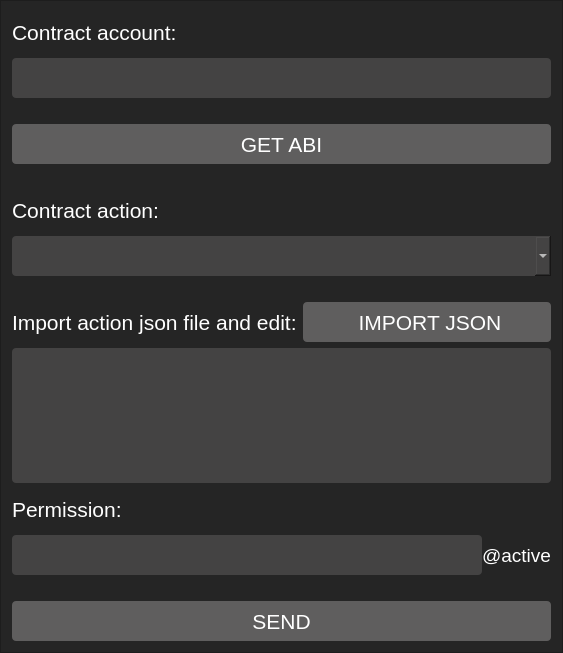
<?xml version="1.0" encoding="UTF-8"?>
<ui version="4.0">
 <class>PushFrame</class>
 <widget class="QFrame" name="PushFrame">
  <property name="geometry">
   <rect>
    <x>0</x>
    <y>0</y>
    <width>563</width>
    <height>653</height>
   </rect>
  </property>
  <property name="maximumSize">
   <size>
    <width>16777215</width>
    <height>16777215</height>
   </size>
  </property>
  <property name="windowTitle">
   <string>Frame</string>
  </property>
  <property name="styleSheet">
   <string notr="true">background-color: rgb(37, 37, 37);
color: rgb(255, 255, 255);</string>
  </property>
  <property name="frameShape">
   <enum>QFrame::StyledPanel</enum>
  </property>
  <property name="frameShadow">
   <enum>QFrame::Raised</enum>
  </property>
  <layout class="QVBoxLayout" name="verticalLayout_2">
   <item>
    <widget class="QLabel" name="labelContractAccount">
     <property name="minimumSize">
      <size>
       <width>0</width>
       <height>40</height>
      </size>
     </property>
     <property name="font">
      <font>
       <family>Arial</family>
       <pointsize>16</pointsize>
      </font>
     </property>
     <property name="styleSheet">
      <string notr="true">background-color: rgb(37, 37, 37);
color: rgb(255, 255, 255);</string>
     </property>
     <property name="text">
      <string>Contract account:</string>
     </property>
    </widget>
   </item>
   <item>
    <widget class="QLineEdit" name="lineEditContractAccount">
     <property name="minimumSize">
      <size>
       <width>0</width>
       <height>40</height>
      </size>
     </property>
     <property name="font">
      <font>
       <family>Arial</family>
       <pointsize>14</pointsize>
      </font>
     </property>
     <property name="styleSheet">
      <string notr="true">background-color: rgb(68, 67, 67);
color: rgb(255, 255, 255);
border-radius: 4px;</string>
     </property>
     <property name="placeholderText">
      <string/>
     </property>
    </widget>
   </item>
   <item>
    <spacer name="verticalSpacer">
     <property name="orientation">
      <enum>Qt::Vertical</enum>
     </property>
     <property name="sizeType">
      <enum>QSizePolicy::Fixed</enum>
     </property>
     <property name="sizeHint" stdset="0">
      <size>
       <width>20</width>
       <height>20</height>
      </size>
     </property>
    </spacer>
   </item>
   <item>
    <widget class="QPushButton" name="pushButtonGetAbi">
     <property name="minimumSize">
      <size>
       <width>0</width>
       <height>40</height>
      </size>
     </property>
     <property name="maximumSize">
      <size>
       <width>16777215</width>
       <height>16777215</height>
      </size>
     </property>
     <property name="font">
      <font>
       <family>Arial</family>
       <pointsize>16</pointsize>
      </font>
     </property>
     <property name="styleSheet">
      <string notr="true">background-color: rgb(95, 94, 94);
color: rgb(255, 255, 255);
border-radius: 4px;</string>
     </property>
     <property name="text">
      <string>GET ABI</string>
     </property>
    </widget>
   </item>
   <item>
    <spacer name="verticalSpacer_3">
     <property name="orientation">
      <enum>Qt::Vertical</enum>
     </property>
     <property name="sizeType">
      <enum>QSizePolicy::Fixed</enum>
     </property>
     <property name="sizeHint" stdset="0">
      <size>
       <width>20</width>
       <height>20</height>
      </size>
     </property>
    </spacer>
   </item>
   <item>
    <widget class="QLabel" name="labelContractAction">
     <property name="minimumSize">
      <size>
       <width>0</width>
       <height>40</height>
      </size>
     </property>
     <property name="font">
      <font>
       <family>Arial</family>
       <pointsize>16</pointsize>
      </font>
     </property>
     <property name="styleSheet">
      <string notr="true">background-color: rgb(37, 37, 37);
color: rgb(255, 255, 255);</string>
     </property>
     <property name="text">
      <string>Contract action:</string>
     </property>
    </widget>
   </item>
   <item>
    <widget class="QComboBox" name="comboBoxContractAction">
     <property name="minimumSize">
      <size>
       <width>0</width>
       <height>40</height>
      </size>
     </property>
     <property name="font">
      <font>
       <family>Arial</family>
       <pointsize>14</pointsize>
      </font>
     </property>
     <property name="styleSheet">
      <string notr="true">background-color: rgb(68, 67, 67);
color: rgb(255, 255, 255);
border-radius: 4px;</string>
     </property>
    </widget>
   </item>
   <item>
    <spacer name="verticalSpacer_2">
     <property name="orientation">
      <enum>Qt::Vertical</enum>
     </property>
     <property name="sizeType">
      <enum>QSizePolicy::Fixed</enum>
     </property>
     <property name="sizeHint" stdset="0">
      <size>
       <width>20</width>
       <height>20</height>
      </size>
     </property>
    </spacer>
   </item>
   <item>
    <layout class="QHBoxLayout" name="horizontalLayout">
     <item>
      <widget class="QLabel" name="labelContractAction_2">
       <property name="minimumSize">
        <size>
         <width>0</width>
         <height>40</height>
        </size>
       </property>
       <property name="font">
        <font>
         <family>Arial</family>
         <pointsize>16</pointsize>
        </font>
       </property>
       <property name="styleSheet">
        <string notr="true">background-color: rgb(37, 37, 37);
color: rgb(255, 255, 255);</string>
       </property>
       <property name="text">
        <string>Import action json file and edit:</string>
       </property>
      </widget>
     </item>
     <item>
      <widget class="QPushButton" name="pushButtonImportFile">
       <property name="minimumSize">
        <size>
         <width>0</width>
         <height>40</height>
        </size>
       </property>
       <property name="maximumSize">
        <size>
         <width>16777215</width>
         <height>16777215</height>
        </size>
       </property>
       <property name="font">
        <font>
         <family>Arial</family>
         <pointsize>16</pointsize>
        </font>
       </property>
       <property name="styleSheet">
        <string notr="true">background-color: rgb(95, 94, 94);
color: rgb(255, 255, 255);
border-radius: 4px;</string>
       </property>
       <property name="text">
        <string> IMPORT JSON</string>
       </property>
      </widget>
     </item>
    </layout>
   </item>
   <item>
    <widget class="QTextEdit" name="textEditAction">
     <property name="font">
      <font>
       <family>Arial</family>
       <pointsize>14</pointsize>
      </font>
     </property>
     <property name="styleSheet">
      <string notr="true">background-color: rgb(68, 67, 67);
color: rgb(255, 255, 255);
border-radius: 4px;</string>
     </property>
     <property name="placeholderText">
      <string/>
     </property>
    </widget>
   </item>
   <item>
    <widget class="QLabel" name="label">
     <property name="minimumSize">
      <size>
       <width>0</width>
       <height>40</height>
      </size>
     </property>
     <property name="font">
      <font>
       <family>Arial</family>
       <pointsize>16</pointsize>
      </font>
     </property>
     <property name="styleSheet">
      <string notr="true">background-color: rgb(37, 37, 37);
color: rgb(255, 255, 255);</string>
     </property>
     <property name="text">
      <string>Permission:</string>
     </property>
    </widget>
   </item>
   <item>
    <layout class="QHBoxLayout" name="horizontalLayout_2">
     <property name="spacing">
      <number>0</number>
     </property>
     <item>
      <widget class="QLineEdit" name="lineEditPermission">
       <property name="minimumSize">
        <size>
         <width>0</width>
         <height>40</height>
        </size>
       </property>
       <property name="font">
        <font>
         <family>Arial</family>
         <pointsize>14</pointsize>
        </font>
       </property>
       <property name="styleSheet">
        <string notr="true">background-color: rgb(68, 67, 67);
color: rgb(255, 255, 255);
border-radius: 4px;</string>
       </property>
      </widget>
     </item>
     <item>
      <widget class="QLabel" name="label_2">
       <property name="minimumSize">
        <size>
         <width>0</width>
         <height>40</height>
        </size>
       </property>
       <property name="maximumSize">
        <size>
         <width>16777215</width>
         <height>40</height>
        </size>
       </property>
       <property name="font">
        <font>
         <family>Arial</family>
         <pointsize>14</pointsize>
        </font>
       </property>
       <property name="styleSheet">
        <string notr="true">background-color: rgb(37, 37, 37);
color: rgb(255, 255, 255);</string>
       </property>
       <property name="text">
        <string>@active</string>
       </property>
      </widget>
     </item>
    </layout>
   </item>
   <item>
    <spacer name="verticalSpacer_5">
     <property name="orientation">
      <enum>Qt::Vertical</enum>
     </property>
     <property name="sizeType">
      <enum>QSizePolicy::Fixed</enum>
     </property>
     <property name="sizeHint" stdset="0">
      <size>
       <width>20</width>
       <height>20</height>
      </size>
     </property>
    </spacer>
   </item>
   <item>
    <widget class="QPushButton" name="pushButtonSend">
     <property name="minimumSize">
      <size>
       <width>0</width>
       <height>40</height>
      </size>
     </property>
     <property name="font">
      <font>
       <family>Arial</family>
       <pointsize>16</pointsize>
      </font>
     </property>
     <property name="styleSheet">
      <string notr="true">background-color: rgb(95, 94, 94);
color: rgb(255, 255, 255);
border-radius: 4px;</string>
     </property>
     <property name="text">
      <string>SEND</string>
     </property>
    </widget>
   </item>
   <item>
    <spacer name="verticalSpacer_6">
     <property name="orientation">
      <enum>Qt::Vertical</enum>
     </property>
     <property name="sizeHint" stdset="0">
      <size>
       <width>20</width>
       <height>40</height>
      </size>
     </property>
    </spacer>
   </item>
  </layout>
 </widget>
 <resources/>
 <connections/>
</ui>
